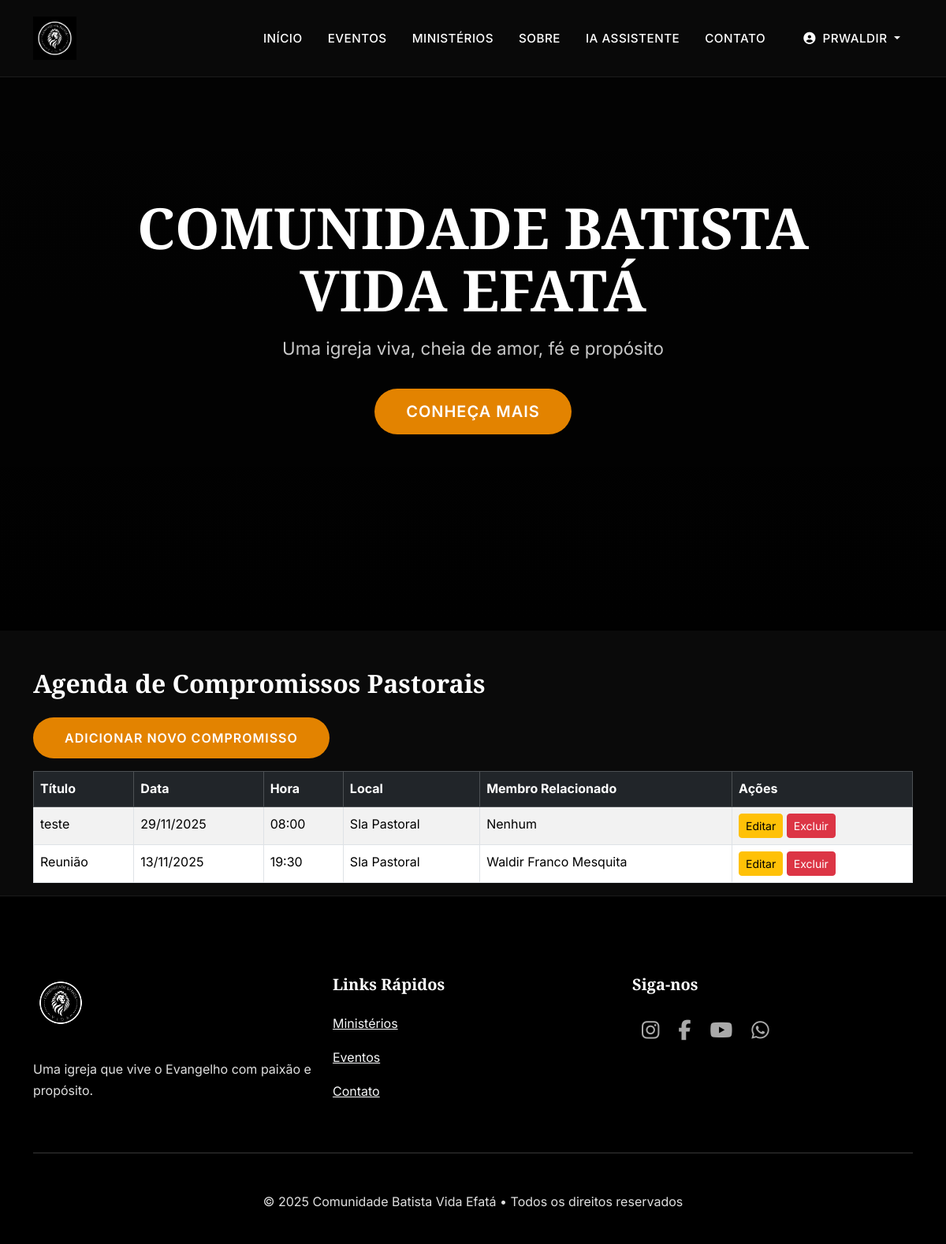
The page /secretaria/agenda (signed in) on the database as committed earlier.
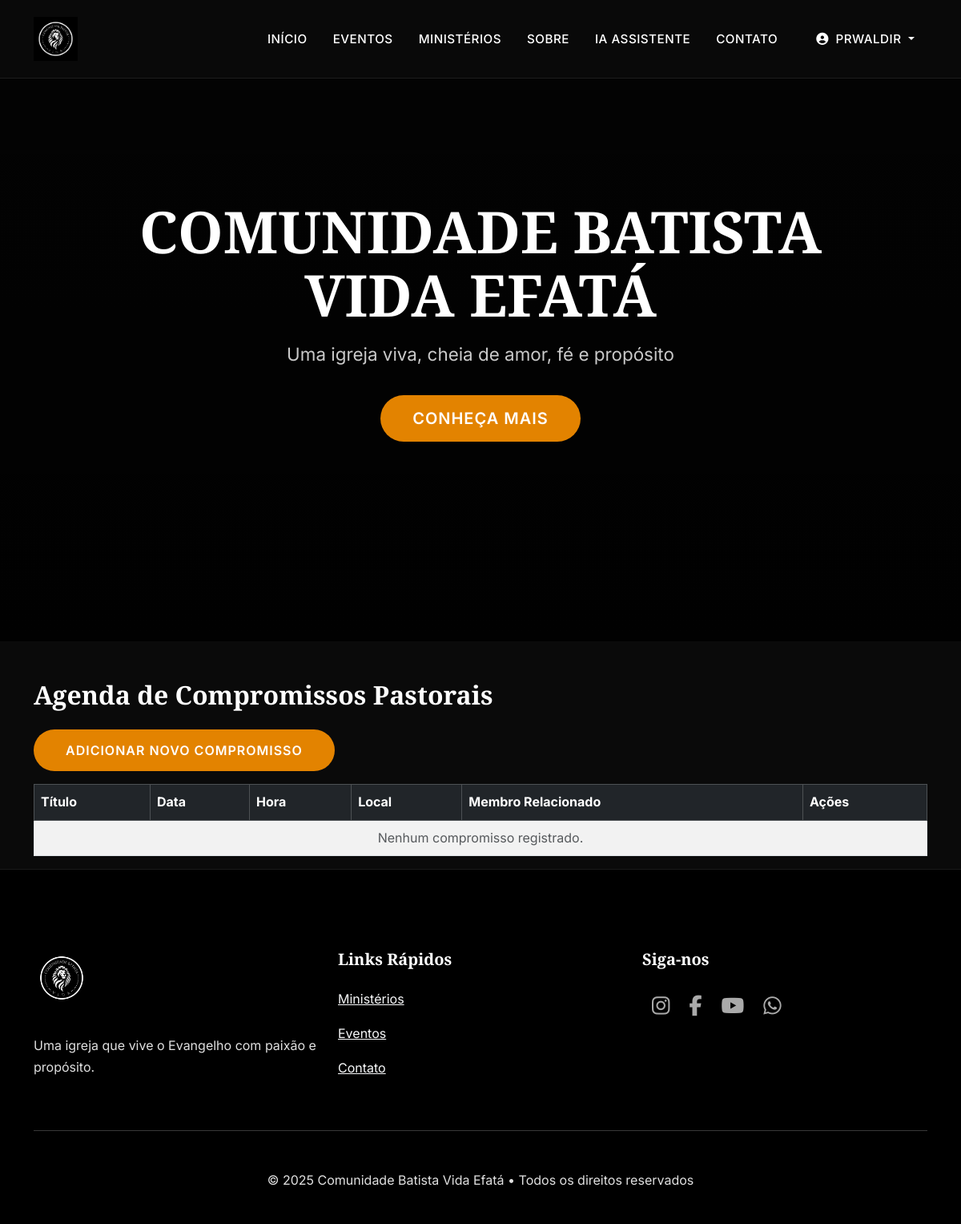
The same page on the database as committed later.
### app.py (models this page shows, shortened)
class User(UserMixin, db.Model):
    __tablename__ = 'user'
    id = db.Column(db.Integer, primary_key=True)
    nome = db.Column(db.String(100), nullable=False)
    email = db.Column(db.String(100), unique=True, nullable=False)
    senha = db.Column(db.String(200), nullable=False)
    nivel_acesso = db.Column(db.Integer, default=2)
    is_secretaria = db.Column(db.Boolean, default=False)
    is_admin = db.Column(db.Boolean, default=False)
    membro_id = db.Column(db.Integer, db.ForeignKey('membro.id', name="fk_user_membro"), nullable=True)
    membro = db.relationship('Membro', backref='usuario', lazy=True)

class Compromisso(db.Model):
    __tablename__ = 'compromisso'
    id = db.Column(db.Integer, primary_key=True)
    titulo = db.Column(db.String(100), nullable=False)
    descricao = db.Column(db.Text)
    data = db.Column(db.Date, nullable=False)
    hora = db.Column(db.String(20))
    local = db.Column(db.String(100))
    membro_id = db.Column(db.Integer, db.ForeignKey('membro.id'), nullable=True)
    user_id = db.Column(db.Integer, db.ForeignKey('user.id'), nullable=True)
    criado_em = db.Column(db.DateTime, default=datetime.utcnow)
    membro = db.relationship('Membro', backref='compromissos', lazy=True)
    user = db.relationship('User', backref='compromissos', lazy=True)

class Membro(db.Model):
    __tablename__ = 'membro'
    id = db.Column(db.Integer, primary_key=True)
    nome = db.Column(db.String(100), nullable=False)
    email = db.Column(db.String(100))
    telefone = db.Column(db.String(20))
    celular = db.Column(db.String(20))
    endereco = db.Column(db.String(200))
    cep = db.Column(db.String(10))
    bairro = db.Column(db.String(50))
    cidade = db.Column(db.String(50), default="São Paulo")
    estado = db.Column(db.String(2), default="SP")
    data_nascimento = db.Column(db.Date)
    estado_civil = db.Column(db.String(20))
    conjuge = db.Column(db.String(100))
    filhos = db.Column(db.Integer, default=0)
    batizado = db.Column(db.Boolean, default=False)
    data_batismo = db.Column(db.Date)
    ministerio = db.Column(db.String(100))
    foto = db.Column(db.String(100), default='default.jpg')
    data_cadastro = db.Column(db.DateTime, default=datetime.utcnow)
    status = db.Column(db.String(20), default='ativo')
    ativo = db.Column(db.Boolean, default=True)

### app.py (the view)
@app.route('/secretaria/agenda')
@secretaria_required
@login_required
def agenda():
    compromissos = Compromisso.query.order_by(Compromisso.data.desc()).all()
    return render_template('secretaria/agenda.html', compromissos=compromissos)

### app.py (called while the page is built)
@login_manager.user_loader
def load_user(user_id):
    return User.query.get(int(user_id))

def secretaria_required(f):
    @wraps(f)
    def decorated(*args, **kwargs):
        if not current_user.is_authenticated or current_user.nivel_acesso > 2:
            flash("Acesso negado. Apenas Secretária/Admin.", "danger")
            return redirect(url_for('secretaria'))
        return f(*args, **kwargs)
    return decorated

@app.context_processor
def inject_now():
    return {'now': datetime.utcnow()}

### templates/secretaria/agenda.html (shortened to what this page needs)
{% extends 'base.html' %}
{% block content %}
<div class="container mt-5">
    <h2 class="mb-4">Agenda de Compromissos Pastorais</h2>
    <a href="{{ url_for('novo_compromisso') }}" class="btn btn-primary mb-3">
         Adicionar Novo Compromisso
    </a>
    <div class="table-responsive">
        <table class="table table-striped table-hover table-bordered">
            <thead class="table-dark">
                <tr>
                    <th>Título</th>
                    <th>Data</th>
                    <th>Hora</th>
                    <th>Local</th>
                    <th>Membro Relacionado</th>
                    <th>Ações</th>
                </tr>
            </thead>
            <tbody>
                {% for comp in compromissos %}
                <tr>
                    <td>{{ comp.titulo }}</td>
                    <td>{{ comp.data.strftime('%d/%m/%Y') }}</td>
                    <td>{{ comp.hora or 'Não especificado' }}</td>
                    <td>{{ comp.local or 'Não especificado' }}</td>
                    <td>{{ comp.membro.nome if comp.membro else 'Nenhum' }}</td>
                    <td>
                        <a href="{{ url_for('editar_compromisso', id=comp.id) }}" class="btn btn-sm btn-warning">
                             Editar
                        </a>
                        <form method="POST" action="{{ url_for('excluir_compromisso', id=comp.id) }}" style="display:inline;">
                            <button type="submit" class="btn btn-sm btn-danger" onclick="return confirm('Tem certeza que deseja excluir este compromisso?');">
                                 Excluir
                            </button>
                        </form>
                    </td>
                </tr>
                {% else %}
                <tr>
                    <td colspan="6" class="text-center text-muted">Nenhum compromisso registrado.</td>
                </tr>
                {% endfor %}
            </tbody>
        </table>
    </div>
</div>
{% endblock %}

### templates/base.html (shortened to what this page needs)
<!DOCTYPE html>
<html lang="pt-BR">
<head>
    <link href="https://cdn.jsdelivr.net/npm/bootstrap@5.3.3/dist/css/bootstrap.min.css" rel="stylesheet">
    <link rel="stylesheet" href="https://cdnjs.cloudflare.com/ajax/libs/font-awesome/6.5.0/css/all.min.css">
</head>
<body>
    <nav class="navbar navbar-expand-lg">
        <div class="container">
            <a class="navbar-brand" href="{{ url_for('index') }}">
                <img src="{{ url_for('static', filename='img/logo-branca.png') }}" alt="Vida Efatá">
            </a>
            <div class="collapse navbar-collapse" id="navbarNav">
                <ul class="navbar-nav ms-auto align-items-center">
                    <li class="nav-item"><a class="nav-link" href="{{ url_for('index') }}">Início</a></li>
                    <li class="nav-item"><a class="nav-link" href="{{ url_for('eventos') }}">Eventos</a></li>
                    <li class="nav-item"><a class="nav-link" href="{{ url_for('ministerios') }}">Ministérios</a></li>
                    <li class="nav-item"><a class="nav-link" href="{{ url_for('sobre') }}">Sobre</a></li>
                    <li class="nav-item"><a class="nav-link" href="{{ url_for('assistente') }}">IA Assistente</a></li>
                    <li class="nav-item"><a class="nav-link" href="{{ url_for('contato') }}">Contato</a></li>
                    {% if current_user.is_authenticated %}
                        <li class="nav-item dropdown ms-3">
                            <a class="nav-link dropdown-toggle" href="#" role="button" data-bs-toggle="dropdown">
                                <i class="fas fa-user-circle me-1"></i> {{ current_user.nome }}
                            </a>
                        </li>
                    {% else %}
                        <li class="nav-item ms-3">
                            <a class="btn btn-outline-light btn-sm rounded-pill px-4" href="{{ url_for('login') }}">Login</a>
                        </li>
                    {% endif %}
                </ul>
            </div>
        </div>
    </nav>
    <section class="hero">
        <video autoplay muted loop playsinline>
            <source src="{{ url_for('static', filename='video/hero-video.mp4') }}" type="video/mp4">
        </video>
        <div class="container position-relative">
            <h1>COMUNIDADE BATISTA<br>VIDA EFATÁ</h1>
            <p>Uma igreja viva, cheia de amor, fé e propósito</p>
            <a href="{{ url_for('sobre') }}" class="btn btn-primary btn-lg">Conheça Mais</a>
        </div>
    </section>
    <main>
        {% block content %}{% endblock %}
    </main>
    <footer class="text-center text-lg-start">
        <div class="container">
            <div class="row">
                <div class="col-lg-4 mb-5 mb-lg-0">
                    <img src="{{ url_for('static', filename='img/logo-branca.png') }}" alt="Vida Efatá">
                    <p class="mt-3">Uma igreja que vive o Evangelho com paixão e propósito.</p>
                </div>
                <div class="col-lg-4 mb-5 mb-lg-0">
                    <h5 class="text-white mb-4">Links Rápidos</h5>
                    <p><a href="{{ url_for('ministerios') }}" class="text-light">Ministérios</a></p>
                    <p><a href="{{ url_for('eventos') }}" class="text-light">Eventos</a></p>
                    <p><a href="{{ url_for('contato') }}" class="text-light">Contato</a></p>
                </div>
                <div class="col-lg-4">
                    <h5 class="text-white mb-4">Siga-nos</h5>
                    <div class="social-icons d-flex justify-content-center justify-content-lg-start">
                        <a href="#"><i class="fab fa-instagram"></i></a>
                        <a href="#"><i class="fab fa-facebook-f"></i></a>
                        <a href="#"><i class="fab fa-youtube"></i></a>
                        <a href="#"><i class="fab fa-whatsapp"></i></a>
                    </div>
                </div>
            </div>
            <hr class="my-5">
            <p class="text-center mb-0">&copy; {{ now.year }} Comunidade Batista Vida Efatá • Todos os direitos reservados</p>
        </div>
    </footer>
</body>
</html>

### templates/base.html (style rules this page uses)
:root { --cor-primaria: #e38300; --cor-secundaria: #ffffff; --cor-fundo: #0a0a0a; --cor-texto: #e0e0e0; --cor-cinza: #333; }
body { font-family: 'Inter', sans-serif; background-color: var(--cor-fundo); color: var(--cor-texto); line-height: 1.7; font-weight: 400; }
h1, h2, h3, h4, h5, h6 { font-family: 'Playfair Display', serif; font-weight: 700; color: white; }
.navbar { background: rgba(10,10,10,0.95) !important; backdrop-filter: blur(12px); border-bottom: 1px solid rgba(255,255,255,0.08); padding: 1rem 0; position: fixed; width: 100%; top: 0; z-index: 1000; transition: all 0.4s; }
.navbar-brand img { height: 55px; transition: all 0.3s; }
.nav-link { color: white !important; font-weight: 500; text-transform: uppercase; font-size: 0.95rem; letter-spacing: 0.5px; padding: 0.5rem 1rem !important; transition: all 0.3s; }
.hero { height: 100vh; min-height: 650px; position: relative; display: flex; align-items: center; justify-content: center; text-align: center; overflow: hidden; }
.hero video { position: absolute; top: 0; left: 0; width: 100%; height: 100%; object-fit: cover; z-index: -1; }
.hero::before { content: ''; position: absolute; top: 0; left: 0; right: 0; bottom: 0; background: linear-gradient(to bottom, rgba(0,0,0,0.7), rgba(0,0,0,0.9)); z-index: -1; }
.hero h1 { font-size: 4.5rem; line-height: 1.1; margin-bottom: 1rem; }
.hero p { font-size: 1.4rem; max-width: 800px; margin: 0 auto 2rem; opacity: 0.9; }
.btn-primary { background: var(--cor-primaria); border: none; padding: 14px 40px; border-radius: 50px; font-weight: 600; text-transform: uppercase; letter-spacing: 1px; transition: all 0.4s; }
section { padding: 120px 0; }
footer { background: #000; padding: 100px 0 40px; border-top: 1px solid rgba(255,255,255,0.1); }
footer img { height: 70px; margin-bottom: 20px; }
.social-icons a { color: #aaa; font-size: 1.6rem; margin: 0 12px; transition: all 0.3s; }

Rows that differ between the two databases and show on the page:
removed Compromisso: titulo "teste", data "29/11/2025", hora "08:00", local "Sla Pastoral", membro "Nenhum"
removed Compromisso: titulo "Reunião", data "13/11/2025", hora "19:30", local "Sla Pastoral", membro "Waldir Franco Mesquita"
Other text that changed with them:
text now shown: "Nenhum compromisso registrado."
